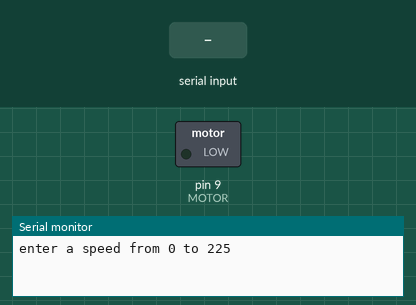
Recording of a sketch running on a simulated Arduino Uno, built with avr-gcc and run on an emulated ATmega328P. On the bench: switched loads named in the sketch (green lamp = pin HIGH), the last lines printed to the serial monitor. The test bench sets the inputs (shaded band).

Above: at 1.2 s.
1.3 s: "90,45\n" received over Serial
At 2.5 s:
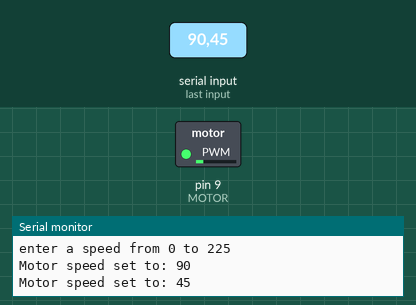
2.8 s: "30,150\n" received over Serial
At 3.8 s:
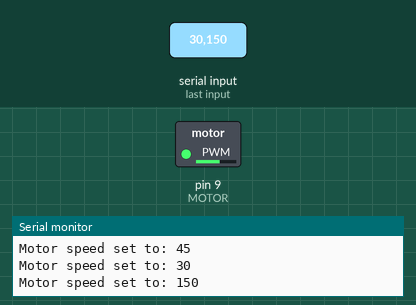
4.3 s: "200\n" received over Serial
At 4.8 s:
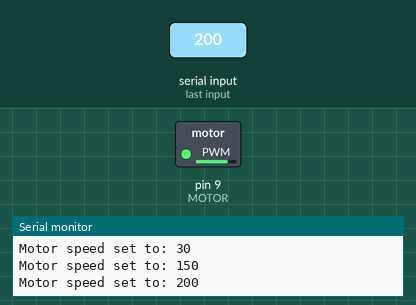
5.8 s: "90\n" received over Serial
At 7.1 s:
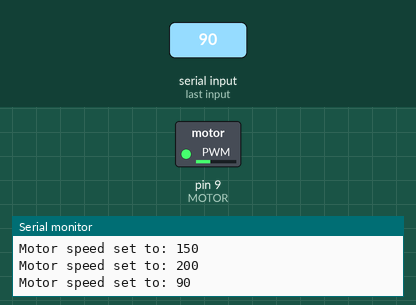
Timing chart, 0 to 8.3 s (numbered marks = the images above; inputs shaded):
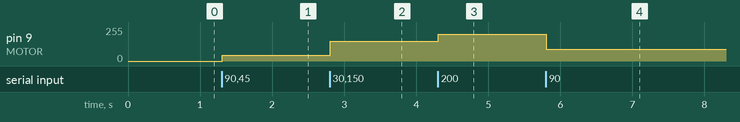

The sketch:

trans_input_dc.ino
```cpp
#define MOTOR 9

void setup() {
  // put your setup code here, to run once:
  pinMode(MOTOR, OUTPUT);
  Serial.begin(9600);
  Serial.println("enter a speed from 0 to 225");
}

void loop() {
  // digital turn on and off
  // digitalWrite(MOTOR, HIGH);
  // delay(2000);
  // digitalWrite(MOTOR, LOW);
  // delay(5000);

  //different speeds
  // int speed = Serial.parseInt();
  // if (speed >= 0 && speed <= 255) {
  //   analogWrite(MOTOR, speed);
  //   delay(3000);
  // }

  if (Serial.available() > 0) {
    int speedValue = Serial.parseInt();
    if (speedValue >= 0 && speedValue <= 255) {
      analogWrite(MOTOR, speedValue);
      Serial.print("Motor speed set to: ");
      Serial.println(speedValue);
    } else {
      Serial.println("Invalid speed value. Enter a value between 0 and 255.");
    }
    while (Serial.available() > 0) {
      Serial.read();
    }
  }

  // for (int i = 75; i < 255; i+=10){
  //   analogWrite(MOTOR, i);
  //   delay(800);
  // }
  // for (int i = 255; i >=75; i-=10){
  //   analogWrite(MOTOR, i);
  //   delay(800);
  // }
}
```

Measured:
- after the input at 1.3 s, pin 9 (MOTOR): 0/255 → 45/255 at once
- after the input at 2.8 s, pin 9 (MOTOR): 45/255 → 150/255 at once
- after the input at 4.3 s, pin 9 (MOTOR): 150/255 → 200/255 at once
- after the input at 5.8 s, pin 9 (MOTOR): 200/255 → 90/255 at once
